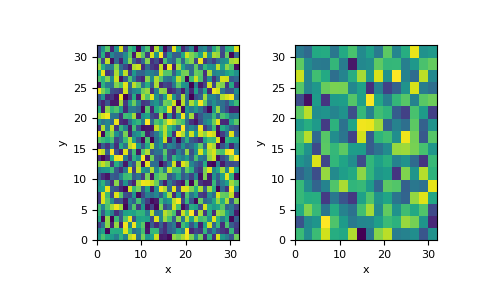

This figure's Python source:
# Create two meshes with the same extent, but different divisions (the meshes
# do not have to be the same extent).

import numpy as np
from discretize import TensorMesh
h1 = np.ones(32)
h2 = np.ones(16)*2
mesh_in = TensorMesh([h1, h1])
mesh_out = TensorMesh([h2, h2])

# Create a random model defined on the input mesh, and use volume averaging to
# interpolate it to the output mesh.

from discretize.utils import volume_average
model1 = np.random.rand(mesh_in.nC)
model2 = volume_average(mesh_in, mesh_out, model1)

# Because these two meshes' cells are perfectly aligned, but the output mesh
# has 1 cell for each 4 of the input cells, this operation should effectively
# look like averaging each of those cells values

import matplotlib.pyplot as plt
plt.figure()
ax1 = plt.subplot(121)
mesh_in.plotImage(model1, ax=ax1)
ax2 = plt.subplot(122)
mesh_out.plotImage(model2, ax=ax2)
plt.show()
